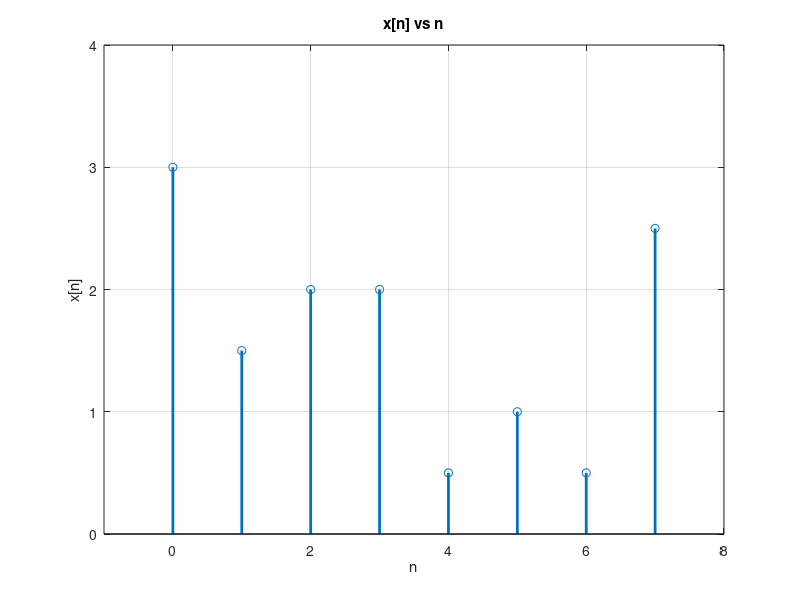
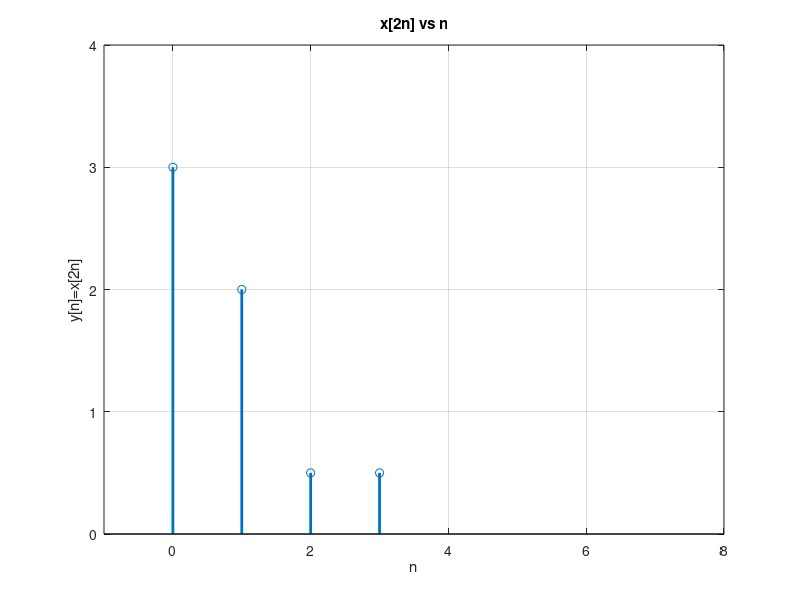

MATLAB code for these plots, in order:

%Intervalo de tiempo discreto
n=0:7;
%Valor de cada una de las 21 muestras
xn=[3 1.5 2 2 0.5 1 0.5 2.5];
%Grafica de x[n]
figure(1)
stem(n,xn,'linewidth',2);
axis([-1 8 0 4]);
grid on;
xlabel('n');
ylabel('x[n]');
title('x[n] vs n');

% Down sampling
n3=0:3; % Intervalo de contraccion de x[2n]
% Valor de las muestras
yn_2=zeros(1,4);
yn_2=xn(1:2:8);
% Gráfica de x[2n]
figure(2);
stem(n3,yn_2,'linewidth',2);
axis([-1 8 0 4]);
grid on; 
xlabel('n');
ylabel('y[n]=x[2n]')
title('x[2n] vs n');

% Intervalo de tiempo discreto
% n2=0:14; % Intervalo de extensión de x[n/2]
% % Valor de las muestras
% yn_1=zeros(1,15);
% yn_1(1:2:15)=xn;
% % Gráfica de x[n/2]
% figure(2);
% stem(n2,yn_1,'linewidth',2);
% axis([-1 15 0 4]);
% grid on; 
% xlabel('n');
% ylabel('y[n]=x[n/2]')
